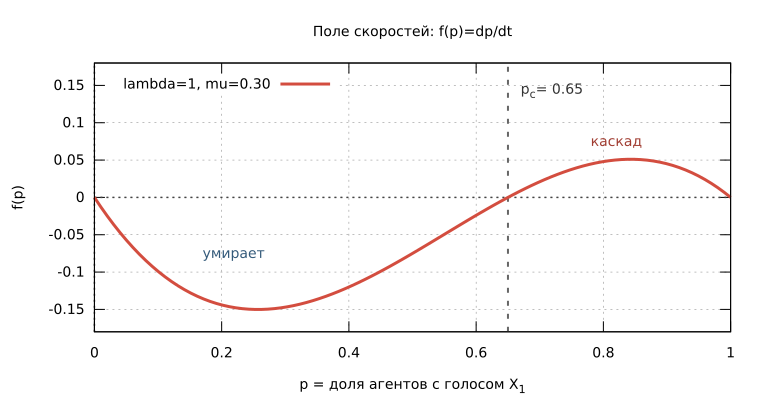

Source code (gnuplot):
set terminal svg size 760,420 enhanced font "DejaVu Sans,14"
set output "figures/phase-function.svg"

lambda = 1.0
mu = 0.30
pc = 0.5 * (1 + mu / lambda)
f(x) = x * (1 - x) * (lambda * (2*x - 1) - mu)

set title "Поле скоростей: f(p)=dp/dt"
set xlabel "p = доля агентов с голосом X_1"
set ylabel "f(p)"
set xrange [0:1]
set yrange [-0.18:0.18]
set grid
set zeroaxis lw 1.5 lc rgb "#444444"
set key top left

set arrow from pc, graph 0 to pc, graph 1 nohead dashtype 2 lw 2 lc rgb "#666666"
set label sprintf("p_c = %.2f", pc) at pc + 0.02, 0.145 tc rgb "#333333"
set label "умирает" at 0.17, -0.075 tc rgb "#345a7a"
set label "каскад" at 0.78, 0.075 tc rgb "#a13d32"

plot f(x) lw 3 lc rgb "#d34d3f" title "lambda=1, mu=0.30"
